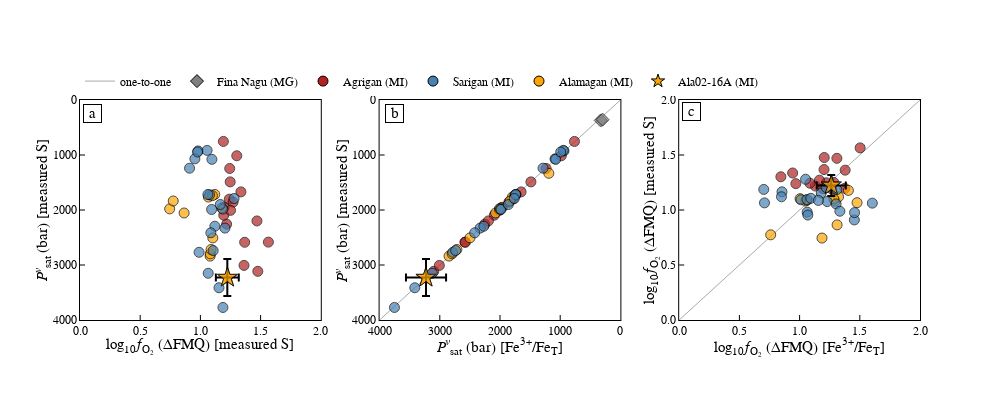

Notebook source saved alongside this figure:
### Code cell
fig = make_subplots(rows=1, cols=3,
                   shared_yaxes = False, shared_xaxes = False,
                   vertical_spacing=0.08, horizontal_spacing=0.07)
data = fO2fromS

# DFMQ-P
r = 1
c = 1
fig.add_trace(go.Scatter(mode = "markers", x=data["DFMQ-sulfide"], y=data["P (bar) sulf"], showlegend = False,
                         marker=dict(symbol=my_analyses["Symbol"], color=my_analyses["Colour"], line_color="black", size=my_analyses['Size'], line_width=1)), row = r, col = c)
fig.add_trace(go.Scatter(mode = "markers", x=[fO2fromS_stats["fO2_mean"]], y=[fO2fromS_stats["P_mean"]], showlegend = False,
                         error_x=dict(type='constant', value=2*fO2fromS_stats["fO2_sd"],visible=True),
                         error_y=dict(type='constant', value=2*fO2fromS_stats["P_sd"],visible=True),
                         marker=dict(symbol=[my_analyses.loc[29,"Symbol"]], color=[my_analyses.loc[29,"Colour"]], line_color="black", size=[my_analyses.loc[29,'Size']], line_width=1)), row = r, col = c)
fig.update_yaxes(range = [4000,0], dtick = 1000, title = "<i>P<sup>v</sup></i><sub>sat</sub> (bar) [measured S]",  row = r, col = c)
fig.update_xaxes(range = [0,2], dtick = 0.5, title = "log<sub>10</sub><i>f</i><sub>O<sub>2</sub></sub> (\u0394FMQ) [measured S]", tickformat = ".1f", row = r, col = c)
fig.add_annotation(x=0.1, y=250,text="a",showarrow=False, bordercolor = "black", bgcolor="white",
                   width=15, height=15,font=dict(color="black",size=15),textangle=0,  row = r, col = c)

# P-P
r = 1
c = 2
fig.add_trace(go.Scatter(mode = "lines", x=[0,4000], y=[0,4000], line_color = "darkgrey", line_width = 1,  showlegend = False,
                         line_dash = "solid"), row = r, col = c)
fig.add_trace(go.Scatter(mode = "markers", x=pvsat["P_bar"], y=data["P (bar) sulf"], showlegend = False,
                         marker=dict(symbol=my_analyses["Symbol"], color=my_analyses["Colour"], line_color="black", size=my_analyses['Size'], line_width=1)), row = r, col = c)
fig.add_trace(go.Scatter(mode = "markers", x=[pvsat_stats["P_mean"]], y=[fO2fromS_stats["P_mean"]], showlegend = False,
                         error_x=dict(type='constant', value=2*pvsat_stats["P_sd"],visible=True),
                         error_y=dict(type='constant', value=2*fO2fromS_stats["P_sd"],visible=True),
                         marker=dict(symbol=[my_analyses.loc[29,"Symbol"]], color=[my_analyses.loc[29,"Colour"]], line_color="black", size=[my_analyses.loc[29,'Size']], line_width=1)), row = r, col = c)
fig.update_yaxes(range = [4000,0], dtick = 1000, title = "<i>P<sup>v</sup></i><sub>sat</sub> (bar) [measured S]", row = r, col = c)
fig.update_xaxes(range = [4000,0], dtick = 1000, title = "<i>P<sup>v</sup></i><sub>sat</sub> (bar) [Fe<sup>3+</sup>/Fe<sub>T</sub>]",  row = r, col = c)
fig.add_annotation(x=3750, y=250,text="b",showarrow=False, bordercolor = "black", bgcolor="white",
                   width=15, height=15,font=dict(color="black",size=15),textangle=0,  row = r, col = c)

# fO2-fO2
r = 1
c = 3
fig.add_trace(go.Scatter(mode = "lines", x=[0,4000], y=[0,4000], line_color = "darkgrey", line_width = 1, showlegend = True, name = "one-to-one",
                         line_dash = "solid"), row = r, col = c)
fig.add_trace(go.Scatter(mode = "markers", x=pvsat["fO2_DFMQ"], y=data["DFMQ-sulfide"], showlegend = False,
                         marker=dict(symbol=my_analyses["Symbol"], color=my_analyses["Colour"], line_color="black", size=my_analyses['Size'], line_width=1)), row = r, col = c)
fig.add_trace(go.Scatter(mode = "markers", x=[pvsat_stats["fO2_mean"]], y=[fO2fromS_stats["fO2_mean"]], showlegend = False,
                         error_x=dict(type='constant', value=2*pvsat_stats["fO2_sd"],visible=True),
                         error_y=dict(type='constant', value=2*fO2fromS_stats["fO2_sd"],visible=True),
                         marker=dict(symbol=[my_analyses.loc[29,"Symbol"]], color=[my_analyses.loc[29,"Colour"]], line_color="black", size=[my_analyses.loc[29,'Size']], line_width=1)), row = r, col = c)
fig.update_yaxes(range = [0,2], dtick = 0.5, title = "log<sub>10</sub><i>f</i><sub>O<sub>2</sub></sub> (\u0394FMQ) [measured S]", tickformat = ".1f", row = r, col = c)
fig.update_xaxes(range = [0,2], dtick = 0.5, title = "log<sub>10</sub><i>f</i><sub>O<sub>2</sub></sub> (\u0394FMQ) [Fe<sup>3+</sup>/Fe<sub>T</sub>]",  tickformat = ".1f", row = r, col = c)
fig.add_annotation(x=0.1, y=1.9,text="c",showarrow=False, bordercolor = "black", bgcolor="white",
                   width=15, height=15,font=dict(color="black",size=15),textangle=0,  row = r, col = c)

# create legend
fig.add_trace(go.Scatter(mode = "markers", x=[-1000,-1000], y=[-1000,-1000],
                         marker=dict(symbol="diamond", color="grey", line_color="black", size=10., line_width=1),
                         name="Fina Nagu (MG)"))
fig.add_trace(go.Scatter(mode = "markers", x=[-1000,-1000], y=[-1000,-1000],
                         marker=dict(symbol="circle", color="firebrick", line_color="black", size=10., line_width=1),
                         name="Agrigan (MI)"))
fig.add_trace(go.Scatter(mode = "markers", x=[-1000,-1000], y=[-1000,-1000],
                         marker=dict(symbol="circle", color="steelblue", line_color="black", size=10., line_width=1),
                         name="Sarigan (MI)"))
fig.add_trace(go.Scatter(mode = "markers", x=[-1000,-1000], y=[-1000,-1000],
                         marker=dict(symbol="circle", color="orange", line_color="black", size=10., line_width=1),
                         name="Alamagan (MI)"))
fig.add_trace(go.Scatter(mode = "markers", x=[-1000,-1000], y=[-1000,-1000],
                         marker=dict(symbol="star", color="orange", line_color="black", size=10., line_width=1),
                         name="Ala02-16A (MI)"))
fig.update_layout(legend=dict(
    orientation="h",
    yanchor="bottom",
    y=1.02,
    xanchor="left",
    x=0
))

fig.update_layout(height=400, width=1000, plot_bgcolor='rgb(255,255,255)' , showlegend = True)

fig.update_xaxes(showline=True, linewidth=1, linecolor='black', mirror=True, 
                 ticks="inside", ticklen=5, title_standoff = 0, tickcolor="black",
                 title_font=dict(size=15, family='Helvetica', color='black'), 
                 tickfont=dict(family='Helvetica', color='black', size=12))
fig.update_yaxes(showline=True, linewidth=1, linecolor='black', mirror=True, 
                 ticks="inside", ticklen=5, title_standoff = 0, tickcolor="black",
                title_font=dict(size=15, family='Helvetica', color='black'), 
                 tickfont=dict(family='Helvetica', color='black', size=12))

fig.update_layout(font_family="Helvetica",font_color="black")

fig.show()

### Figure 1 — Plotly figure (JSON) as saved in the notebook; plotly's stock layout.template omitted (floating-point values rounded to 4 significant figures)
{"data": [{"marker": {"color": ["grey", "grey", "firebrick", "firebrick", "firebrick", "firebrick", "firebrick", "firebrick", "firebrick", "firebrick", "firebrick", "firebrick", "firebrick", "firebrick", "firebrick", "firebrick", "firebrick", "firebrick", "orange", "orange", "orange", "orange", "orange", "orange", "orange", "orange", "orange", "orange", "orange", "orange", "orange", "steelblue", "steelblue", "steelblue", "steelblue", "steelblue", "steelblue", "steelblue", "steelblue", "steelblue", "steelblue", "steelblue", "steelblue", "steelblue", "steelblue", "steelblue", "steelblue", "steelblue", "steelblue", "steelblue", "steelblue"], "line": {"color": "black", "width": 1}, "size": [10, 10, 10, 10, 10, 10, 10, 10, 10, 10, 10, 10, 10, 10, 10, 10, 10, 10, 10, 10, 10, 10, 10, 10, 10, 10, 10, 10, 10, 15, 10, 10, 10, 10, 10, 10, 10, 10, 10, 10, 10, 10, 10, 10, 10, 10, 10, 10, 10, 10, 10], "symbol": ["diamond", "diamond", "circle", "circle", "circle", "circle", "circle", "circle", "circle", "circle", "circle", "circle", "circle", "circle", "circle", "circle", "circle", "circle", "circle", "circle", "circle", "circle", "circle", "circle", "circle", "circle", "circle", "circle", "circle", "star", "circle", "circle", "circle", "circle", "circle", "circle", "circle", "circle", "circle", "circle", "circle", "circle", "circle", "circle", "circle", "circle", "circle", "circle", "circle", "circle", "circle"]}, "mode": "markers", "showlegend": false, "type": "scatter", "x": ["", "", 1.477, 1.218, 1.197, 1.247, 1.24, 1.191, 1.194, 1.302, 1.565, 1.271, 1.336, 1.244, 1.25, 1.362, 1.368, 1.47, 1.067, "", 0.8648, 1.178, 1.081, 1.119, 1.1, 0.7448, 1.082, 1.089, 1.103, 1.226, 0.7743, 0.9098, 1.154, 1.077, 1.204, 1.186, 1.093, 0.9809, 0.9542, 1.056, 1.096, 0.9762, 0.989, 1.062, 1.165, 1.106, 1.12, 1.087, 1.187, 1.065, 1.28], "xaxis": "x", "y": [371.7, 357.0, 3115.0, 2257.0, 1950.0, 1489.0, 1803.0, 753.0, 2094.0, 1014.0, 2584.0, 1857.0, 1671.0, 1245.0, 2006.0, 3007.0, 2587.0, 2199.0, 1765.0, 1333.0, 2054.0, 1963.0, 2838.0, 1716.0, 1739.0, 1980.0, 2797.0, 2718.0, 2507.0, 3230.0, 1836.0, 1240.0, 3414.0, 1724.0, 2329.0, 1984.0, 1991.0, 926.2, 1070.0, 916.1, 1079.0, 945.9, 2769.0, 1719.0, 1901.0, 2738.0, 2295.0, 2415.0, 3772.0, 3150.0, 1791.0], "yaxis": "y"}, {"error_x": {"type": "constant", "value": 0.09524, "visible": true}, "error_y": {"type": "constant", "value": 335.0, "visible": true}, "marker": {"color": ["orange"], "line": {"color": "black", "width": 1}, "size": [15], "symbol": ["star"]}, "mode": "markers", "showlegend": false, "type": "scatter", "x": [1.224], "xaxis": "x", "y": [3228.0], "yaxis": "y"}, {"line": {"color": "darkgrey", "dash": "solid", "width": 1}, "mode": "lines", "showlegend": false, "type": "scatter", "x": [0, 4000], "xaxis": "x2", "y": [0, 4000], "yaxis": "y2"}, {"marker": {"color": ["grey", "grey", "firebrick", "firebrick", "firebrick", "firebrick", "firebrick", "firebrick", "firebrick", "firebrick", "firebrick", "firebrick", "firebrick", "firebrick", "firebrick", "firebrick", "firebrick", "firebrick", "orange", "orange", "orange", "orange", "orange", "orange", "orange", "orange", "orange", "orange", "orange", "orange", "orange", "steelblue", "steelblue", "steelblue", "steelblue", "steelblue", "steelblue", "steelblue", "steelblue", "steelblue", "steelblue", "steelblue", "steelblue", "steelblue", "steelblue", "steelblue", "steelblue", "steelblue", "steelblue", "steelblue", "steelblue"], "line": {"color": "black", "width": 1}, "size": [10, 10, 10, 10, 10, 10, 10, 10, 10, 10, 10, 10, 10, 10, 10, 10, 10, 10, 10, 10, 10, 10, 10, 10, 10, 10, 10, 10, 10, 15, 10, 10, 10, 10, 10, 10, 10, 10, 10, 10, 10, 10, 10, 10, 10, 10, 10, 10, 10, 10, 10], "symbol": ["diamond", "diamond", "circle", "circle", "circle", "circle", "circle", "circle", "circle", "circle", "circle", "circle", "circle", "circle", "circle", "circle", "circle", "circle", "circle", "circle", "circle", "circle", "circle", "circle", "circle", "circle", "circle", "circle", "circle", "star", "circle", "circle", "circle", "circle", "circle", "circle", "circle", "circle", "circle", "circle", "circle", "circle", "circle", "circle", "circle", "circle", "circle", "circle", "circle", "circle", "circle"]}, "mode": "markers", "showlegend": false, "type": "scatter", "x": [327.1, 296.2, 3100.0, 2254.0, 1963.0, 1486.0, 1784.0, 762.8, 2094.0, 981.8, 2583.0, 1852.0, 1650.0, 1234.0, 2008.0, 3008.0, 2576.0, 2193.0, 1795.0, 1189.0, 2074.0, 1982.0, 2846.0, 1734.0, 1755.0, 2010.0, 2795.0, 2716.0, 2499.0, 3232.0, 1835.0, 1285.0, 3415.0, 1740.0, 2330.0, 1993.0, 1983.0, 937.0, 1086.0, 949.3, 1074.0, 991.2, 2785.0, 1741.0, 1862.0, 2737.0, 2268.0, 2420.0, 3753.0, 3126.0, 1763.0], "xaxis": "x2", "y": [371.7, 357.0, 3115.0, 2257.0, 1950.0, 1489.0, 1803.0, 753.0, 2094.0, 1014.0, 2584.0, 1857.0, 1671.0, 1245.0, 2006.0, 3007.0, 2587.0, 2199.0, 1765.0, 1333.0, 2054.0, 1963.0, 2838.0, 1716.0, 1739.0, 1980.0, 2797.0, 2718.0, 2507.0, 3230.0, 1836.0, 1240.0, 3414.0, 1724.0, 2329.0, 1984.0, 1991.0, 926.2, 1070.0, 916.1, 1079.0, 945.9, 2769.0, 1719.0, 1901.0, 2738.0, 2295.0, 2415.0, 3772.0, 3150.0, 1791.0], "yaxis": "y2"}, {"error_x": {"type": "constant", "value": 333.2, "visible": true}, "error_y": {"type": "constant", "value": 335.0, "visible": true}, "marker": {"color": ["orange"], "line": {"color": "black", "width": 1}, "size": [15], "symbol": ["star"]}, "mode": "markers", "showlegend": false, "type": "scatter", "x": [3229.0], "xaxis": "x2", "y": [3228.0], "yaxis": "y2"}, {"line": {"color": "darkgrey", "dash": "solid", "width": 1}, "mode": "lines", "name": "one-to-one", "showlegend": true, "type": "scatter", "x": [0, 4000], "xaxis": "x3", "y": [0, 4000], "yaxis": "y3"}, {"marker": {"color": ["grey", "grey", "firebrick", "firebrick", "firebrick", "firebrick", "firebrick", "firebrick", "firebrick", "firebrick", "firebrick", "firebrick", "firebrick", "firebrick", "firebrick", "firebrick", "firebrick", "firebrick", "orange", "orange", "orange", "orange", "orange", "orange", "orange", "orange", "orange", "orange", "orange", "orange", "orange", "steelblue", "steelblue", "steelblue", "steelblue", "steelblue", "steelblue", "steelblue", "steelblue", "steelblue", "steelblue", "steelblue", "steelblue", "steelblue", "steelblue", "steelblue", "steelblue", "steelblue", "steelblue", "steelblue", "steelblue"], "line": {"color": "black", "width": 1}, "size": [10, 10, 10, 10, 10, 10, 10, 10, 10, 10, 10, 10, 10, 10, 10, 10, 10, 10, 10, 10, 10, 10, 10, 10, 10, 10, 10, 10, 10, 15, 10, 10, 10, 10, 10, 10, 10, 10, 10, 10, 10, 10, 10, 10, 10, 10, 10, 10, 10, 10, 10], "symbol": ["diamond", "diamond", "circle", "circle", "circle", "circle", "circle", "circle", "circle", "circle", "circle", "circle", "circle", "circle", "circle", "circle", "circle", "circle", "circle", "circle", "circle", "circle", "circle", "circle", "circle", "circle", "circle", "circle", "circle", "star", "circle", "circle", "circle", "circle", "circle", "circle", "circle", "circle", "circle", "circle", "circle", "circle", "circle", "circle", "circle", "circle", "circle", "circle", "circle", "circle", "circle"]}, "mode": "markers", "showlegend": false, "type": "scatter", "x": [0.5228, 1.026, 1.204, 1.131, 1.376, 1.222, 0.9689, 1.268, 1.195, 0.8443, 1.503, 1.165, 0.9423, 1.086, 1.284, 1.378, 1.203, 1.31, 1.477, 0.8349, 1.311, 1.405, 1.294, 1.324, 1.285, 1.186, 1.049, 1.062, 1.004, 1.264, 0.7601, 1.455, 1.18, 1.229, 1.221, 1.31, 1.011, 1.063, 1.068, 1.303, 1.061, 1.457, 1.335, 1.604, 0.8536, 1.094, 0.8495, 1.156, 0.7024, 0.7083, 1.05], "xaxis": "x3", "y": ["", "", 1.477, 1.218, 1.197, 1.247, 1.24, 1.191, 1.194, 1.302, 1.565, 1.271, 1.336, 1.244, 1.25, 1.362, 1.368, 1.47, 1.067, "", 0.8648, 1.178, 1.081, 1.119, 1.1, 0.7448, 1.082, 1.089, 1.103, 1.226, 0.7743, 0.9098, 1.154, 1.077, 1.204, 1.186, 1.093, 0.9809, 0.9542, 1.056, 1.096, 0.9762, 0.989, 1.062, 1.165, 1.106, 1.12, 1.087, 1.187, 1.065, 1.28], "yaxis": "y3"}, {"error_x": {"type": "constant", "value": 0.1208, "visible": true}, "error_y": {"type": "constant", "value": 0.09524, "visible": true}, "marker": {"color": ["orange"], "line": {"color": "black", "width": 1}, "size": [15], "symbol": ["star"]}, "mode": "markers", "showlegend": false, "type": "scatter", "x": [1.263], "xaxis": "x3", "y": [1.224], "yaxis": "y3"}, {"marker": {"color": "grey", "line": {"color": "black", "width": 1}, "size": 10, "symbol": "diamond"}, "mode": "markers", "name": "Fina Nagu (MG)", "type": "scatter", "x": [-1000, -1000], "y": [-1000, -1000]}, {"marker": {"color": "firebrick", "line": {"color": "black", "width": 1}, "size": 10, "symbol": "circle"}, "mode": "markers", "name": "Agrigan (MI)", "type": "scatter", "x": [-1000, -1000], "y": [-1000, -1000]}, {"marker": {"color": "steelblue", "line": {"color": "black", "width": 1}, "size": 10, "symbol": "circle"}, "mode": "markers", "name": "Sarigan (MI)", "type": "scatter", "x": [-1000, -1000], "y": [-1000, -1000]}, {"marker": {"color": "orange", "line": {"color": "black", "width": 1}, "size": 10, "symbol": "circle"}, "mode": "markers", "name": "Alamagan (MI)", "type": "scatter", "x": [-1000, -1000], "y": [-1000, -1000]}, {"marker": {"color": "orange", "line": {"color": "black", "width": 1}, "size": 10, "symbol": "star"}, "mode": "markers", "name": "Ala02-16A (MI)", "type": "scatter", "x": [-1000, -1000], "y": [-1000, -1000]}], "layout": {"annotations": [{"bgcolor": "white", "bordercolor": "black", "font": {"color": "black", "size": 15}, "height": 15, "showarrow": false, "text": "a", "textangle": 0, "width": 15, "x": 0.1, "xref": "x", "y": 250, "yref": "y"}, {"bgcolor": "white", "bordercolor": "black", "font": {"color": "black", "size": 15}, "height": 15, "showarrow": false, "text": "b", "textangle": 0, "width": 15, "x": 3750, "xref": "x2", "y": 250, "yref": "y2"}, {"bgcolor": "white", "bordercolor": "black", "font": {"color": "black", "size": 15}, "height": 15, "showarrow": false, "text": "c", "textangle": 0, "width": 15, "x": 0.1, "xref": "x3", "y": 1.9, "yref": "y3"}], "font": {"color": "black", "family": "Helvetica"}, "height": 400, "legend": {"orientation": "h", "x": 0, "xanchor": "left", "y": 1.02, "yanchor": "bottom"}, "plot_bgcolor": "rgb(255,255,255)", "showlegend": true, "width": 1000, "xaxis": {"anchor": "y", "domain": [0, 0.2867], "dtick": 0.5, "linecolor": "black", "linewidth": 1, "mirror": true, "range": [0, 2], "showline": true, "tickcolor": "black", "tickfont": {"color": "black", "family": "Helvetica", "size": 12}, "tickformat": ".1f", "ticklen": 5, "ticks": "inside", "title": {"font": {"color": "black", "family": "Helvetica", "size": 15}, "standoff": 0, "text": "log<sub>10</sub><i>f</i><sub>O<sub>2</sub></sub> (ΔFMQ) [measured S]"}}, "xaxis2": {"anchor": "y2", "domain": [0.3567, 0.6433], "dtick": 1000, "linecolor": "black", "linewidth": 1, "mirror": true, "range": [4000, 0], "showline": true, "tickcolor": "black", "tickfont": {"color": "black", "family": "Helvetica", "size": 12}, "ticklen": 5, "ticks": "inside", "title": {"font": {"color": "black", "family": "Helvetica", "size": 15}, "standoff": 0, "text": "<i>P<sup>v</sup></i><sub>sat</sub> (bar) [Fe<sup>3+</sup>/Fe<sub>T</sub>]"}}, "xaxis3": {"anchor": "y3", "domain": [0.7133, 1], "dtick": 0.5, "linecolor": "black", "linewidth": 1, "mirror": true, "range": [0, 2], "showline": true, "tickcolor": "black", "tickfont": {"color": "black", "family": "Helvetica", "size": 12}, "tickformat": ".1f", "ticklen": 5, "ticks": "inside", "title": {"font": {"color": "black", "family": "Helvetica", "size": 15}, "standoff": 0, "text": "log<sub>10</sub><i>f</i><sub>O<sub>2</sub></sub> (ΔFMQ) [Fe<sup>3+</sup>/Fe<sub>T</sub>]"}}, "yaxis": {"anchor": "x", "domain": [0, 1], "dtick": 1000, "linecolor": "black", "linewidth": 1, "mirror": true, "range": [4000, 0], "showline": true, "tickcolor": "black", "tickfont": {"color": "black", "family": "Helvetica", "size": 12}, "ticklen": 5, "ticks": "inside", "title": {"font": {"color": "black", "family": "Helvetica", "size": 15}, "standoff": 0, "text": "<i>P<sup>v</sup></i><sub>sat</sub> (bar) [measured S]"}}, "yaxis2": {"anchor": "x2", "domain": [0, 1], "dtick": 1000, "linecolor": "black", "linewidth": 1, "mirror": true, "range": [4000, 0], "showline": true, "tickcolor": "black", "tickfont": {"color": "black", "family": "Helvetica", "size": 12}, "ticklen": 5, "ticks": "inside", "title": {"font": {"color": "black", "family": "Helvetica", "size": 15}, "standoff": 0, "text": "<i>P<sup>v</sup></i><sub>sat</sub> (bar) [measured S]"}}, "yaxis3": {"anchor": "x3", "domain": [0, 1], "dtick": 0.5, "linecolor": "black", "linewidth": 1, "mirror": true, "range": [0, 2], "showline": true, "tickcolor": "black", "tickfont": {"color": "black", "family": "Helvetica", "size": 12}, "tickformat": ".1f", "ticklen": 5, "ticks": "inside", "title": {"font": {"color": "black", "family": "Helvetica", "size": 15}, "standoff": 0, "text": "log<sub>10</sub><i>f</i><sub>O<sub>2</sub></sub> (ΔFMQ) [measured S]"}}}}
